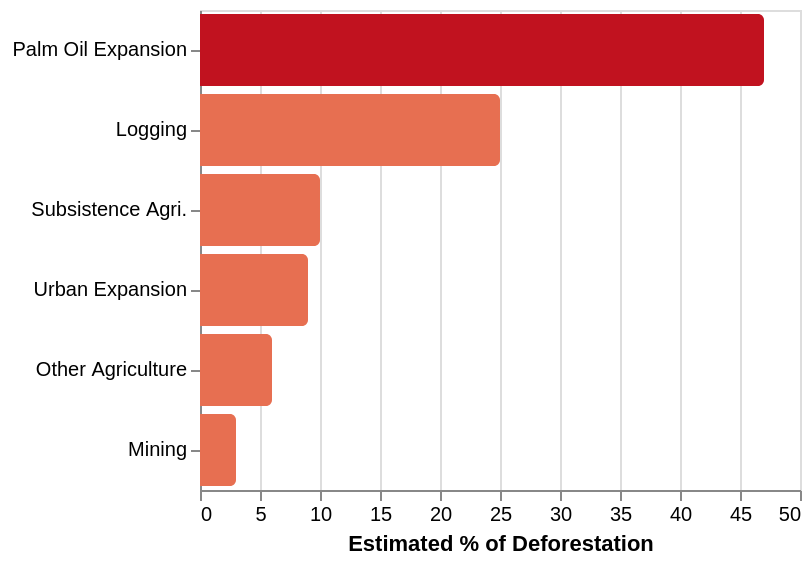

Vega-Lite specification stored for this chart:
### Vega-Lite specification from a JSON file in a GitHub repository (floating-point values rounded to 4 significant figures)
{"$schema": "https://vega.github.io/schema/vega-lite/v5.json", "description": "Estimated proportion of deforestation in Malaysia attributed to each driver. Sources: World Resources Institute; Wikipedia - Deforestation in Malaysia.", "data": {"values": [{"driver": "Palm Oil Expansion", "pct": 47}, {"driver": "Logging", "pct": 25}, {"driver": "Subsistence Agri.", "pct": 10}, {"driver": "Urban Expansion", "pct": 9}, {"driver": "Other Agriculture", "pct": 6}, {"driver": "Mining", "pct": 3}]}, "mark": {"type": "bar", "cornerRadiusEnd": 3}, "width": "container", "height": 240, "encoding": {"y": {"field": "driver", "type": "nominal", "sort": "-x", "axis": {"title": null}}, "x": {"field": "pct", "type": "quantitative", "axis": {"title": "Estimated % of Deforestation"}}, "color": {"condition": {"test": "datum.driver === 'Palm Oil Expansion'", "value": "#c1121f"}, "value": "#e76f51"}, "tooltip": [{"field": "driver"}, {"field": "pct", "title": "Estimated %"}]}}
